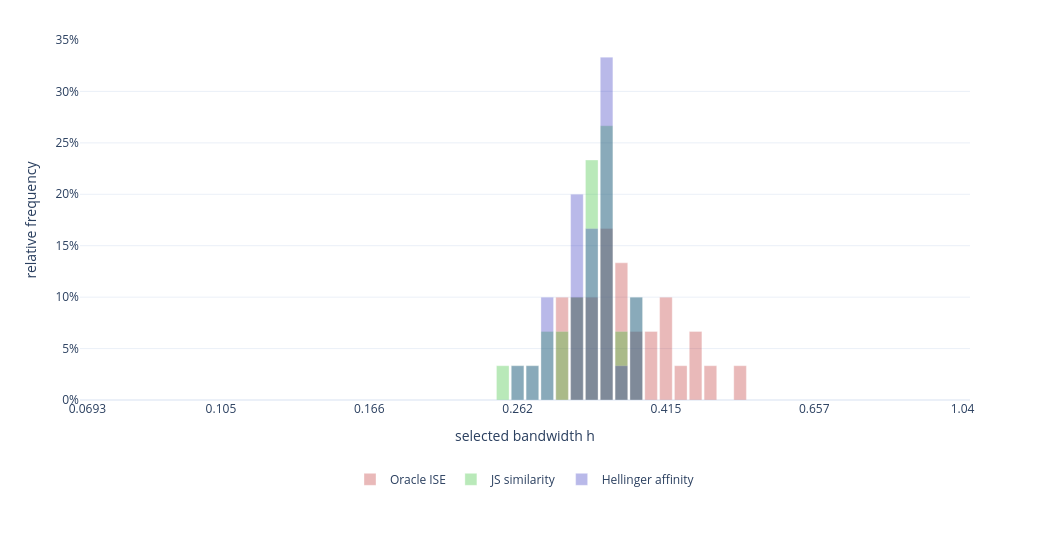

The code cell stored with this chart in its notebook:
### Markdown cell above
## 10. Fixed-$n$ simulation: empirical bandwidth distributions for oracle and JS quadrature

In this experiment the sample size is fixed. We repeat the following procedure $R$ times (currently $R=30$):

1. draw a new sample

$$
X_1,\dots,X_n\sim N(0,\sigma^2),
$$

2. compute the oracle bandwidth

$$
h_{oracle}=\arg\min_h \int (\widehat f_h(x)-f(x))^2\,dx,
$$

3. compute the honest Jensen-Shannon bandwidth using deterministic quadrature,

$$
h_{JS}^{grid}=h_{\arg\max_i v_i},
$$

where $v$ is the Perron vector of the JS similarity matrix computed by trapezoidal integration.

The plot shows the empirical relative frequencies with which each bandwidth grid value is selected by the two methods.

### Code cell
num_simulations_distribution = 30
n_distribution = 200
sigma2_distribution = 1.0
n_h_distribution = 60
base_seed_distribution = 91_000

h_center_distribution = (
    np.sqrt(sigma2_distribution) * n_distribution ** (-1 / 5)
)
h_grid_distribution = bandwidth_grid_linear_in_psi_beta(
    h_min=0.20 * h_center_distribution,
    h_max=3.00 * h_center_distribution,
    beta=2.0,
    grid_size=n_h_distribution,
)

results_distribution = []
for simulation in range(num_simulations_distribution):
    rows = run_one_consistency_experiment(
        seed=base_seed_distribution + simulation,
        n=n_distribution,
        sigma2=sigma2_distribution,
        h_grid=h_grid_distribution,
        m_x=1_501,
    )
    index_by_method = {
        row["method"]: int(row["selected_index"])
        for row in rows
    }
    results_distribution.append(
        (
            index_by_method["Oracle ISE"],
            index_by_method["JS similarity"],
            index_by_method["Hellinger affinity"],
        )
    )

results_distribution = np.asarray(results_distribution, dtype=int)
labels_and_columns = [
    ("Oracle ISE", 0),
    ("JS similarity", 1),
    ("Hellinger affinity", 2),
]
counts_by_method = {
    label: np.bincount(
        results_distribution[:, column],
        minlength=len(h_grid_distribution),
    )
    for label, column in labels_and_columns
}

figure = plot_bandwidth_distributions(
    h_grid=h_grid_distribution,
    distributions=counts_by_method,
)
figure.show()

for label, column in labels_and_columns:
    indices = results_distribution[:, column]
    modal_index = int(np.argmax(counts_by_method[label]))
    print(
        f"{label:20s}: modal h = {h_grid_distribution[modal_index]:.6g}, "
        f"median h = {np.median(h_grid_distribution[indices]):.6g}"
    )

### Figure 1 — Plotly figure (JSON) as saved in the notebook; plotly's stock layout.template omitted (floating-point values rounded to 4 significant figures)
{"data": [{"customdata": [0.3011, 0.3152, 0.33, 0.3455, 0.3618, 0.3788, 0.3966, 0.4152, 0.4347, 0.4551, 0.4765, 0.5223], "hovertemplate": "Oracle ISE<br>grid index=%{x}<br>bandwidth h=%{customdata:.6g}<br>relative frequency=%{y:.1%}<extra></extra>", "marker": {"color": "hsl(0.0,65%,45%)", "line": {"color": "white", "width": 0.35}}, "name": "Oracle ISE", "opacity": 0.32, "showlegend": true, "type": "bar", "width": 0.85, "x": [32, 33, 34, 35, 36, 37, 38, 39, 40, 41, 42, 44], "y": [0.1, 0.1, 0.1, 0.1667, 0.1333, 0.06667, 0.06667, 0.1, 0.03333, 0.06667, 0.03333, 0.03333]}, {"customdata": [0.2506, 0.2624, 0.2747, 0.2876, 0.3011, 0.3152, 0.33, 0.3455, 0.3618, 0.3788], "hovertemplate": "JS similarity<br>grid index=%{x}<br>bandwidth h=%{customdata:.6g}<br>relative frequency=%{y:.1%}<extra></extra>", "marker": {"color": "hsl(120.0,65%,45%)", "line": {"color": "white", "width": 0.35}}, "name": "JS similarity", "opacity": 0.32, "showlegend": true, "type": "bar", "width": 0.85, "x": [28, 29, 30, 31, 32, 33, 34, 35, 36, 37], "y": [0.03333, 0.03333, 0.03333, 0.06667, 0.06667, 0.1, 0.2333, 0.2667, 0.06667, 0.1]}, {"customdata": [0.2624, 0.2747, 0.2876, 0.3152, 0.33, 0.3455, 0.3618, 0.3788], "hovertemplate": "Hellinger affinity<br>grid index=%{x}<br>bandwidth h=%{customdata:.6g}<br>relative frequency=%{y:.1%}<extra></extra>", "marker": {"color": "hsl(240.0,65%,45%)", "line": {"color": "white", "width": 0.35}}, "name": "Hellinger affinity", "opacity": 0.32, "showlegend": true, "type": "bar", "width": 0.85, "x": [29, 30, 31, 33, 34, 35, 36, 37], "y": [0.03333, 0.03333, 0.1, 0.2, 0.1667, 0.3333, 0.03333, 0.1]}], "layout": {"barmode": "overlay", "height": 550, "legend": {"orientation": "h", "title": {}, "x": 0.5, "xanchor": "center", "y": -0.18, "yanchor": "top"}, "margin": {"b": 150, "t": 40}, "width": 1050, "xaxis": {"range": [-0.5, 59.5], "tickmode": "array", "ticktext": ["0.0693", "0.105", "0.166", "0.262", "0.415", "0.657", "1.04"], "tickvals": [0, 9, 19, 29, 39, 49, 59], "title": {"text": "selected bandwidth h"}}, "yaxis": {"range": [0, 0.35], "tickformat": ".0%", "title": {"text": "relative frequency"}}}}
